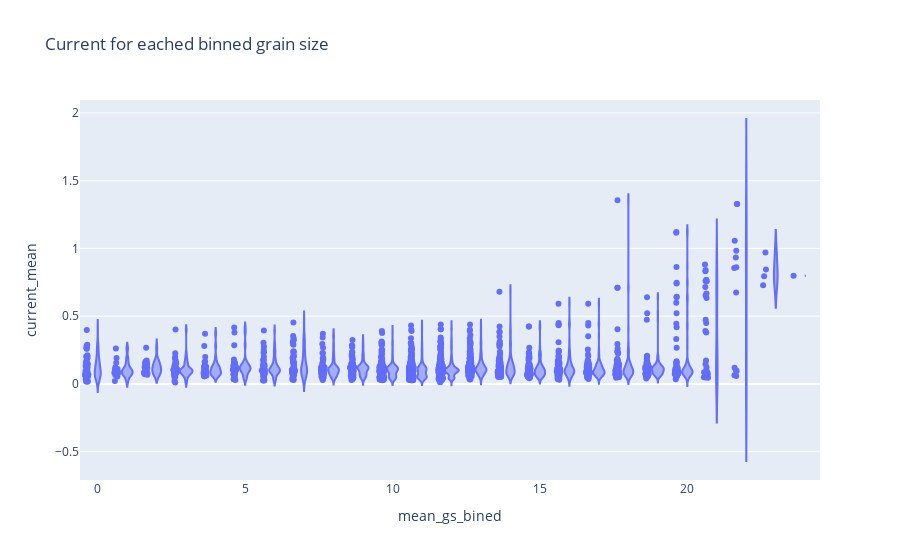

Here is the notebook cell this chart was saved with:
### Code cell
fig= px.violin(df, y="current_mean",x = "mean_gs_bined", points="all",
          hover_data=df.columns, title="Current for eached binned grain size")
fig.show()

### Figure 1 — Plotly figure (JSON) as saved in the notebook; plotly's stock layout.template omitted (floating-point values rounded to 4 significant figures; data arrays with more than 128 entries replaced by an {"elided": "..."} marker saying what was removed)
{"data": [{"alignmentgroup": "True", "box": {"visible": false}, "customdata": {"elided": "2110x11 mixed values"}, "hovertemplate": "mean_gs_bined=%{x}<br>current_mean=%{y}<br>id=%{customdata[0]}<br>mean_gs=%{customdata[1]}<br>sd=%{customdata[2]}<br>skewness=%{customdata[3]}<br>kurtosis=%{customdata[4]}<br>current_max=%{customdata[5]}<br>current_min=%{customdata[6]}<br>gebco=%{customdata[7]}<br>x=%{customdata[8]}<br>y=%{customdata[9]}<br>sample_type=%{customdata[10]}<extra></extra>", "legendgroup": "", "marker": {"color": "#636efa"}, "name": "", "offsetgroup": "", "orientation": "v", "points": "all", "scalegroup": "True", "showlegend": false, "type": "violin", "x": {"elided": "2110 int values"}, "x0": " ", "xaxis": "x", "y": {"elided": "2110 float values"}, "y0": " ", "yaxis": "y"}], "layout": {"legend": {"tracegroupgap": 0}, "title": {"text": "Current for eached binned grain size"}, "violinmode": "group", "xaxis": {"anchor": "y", "domain": [0, 1], "title": {"text": "mean_gs_bined"}}, "yaxis": {"anchor": "x", "domain": [0, 1], "title": {"text": "current_mean"}}}}
